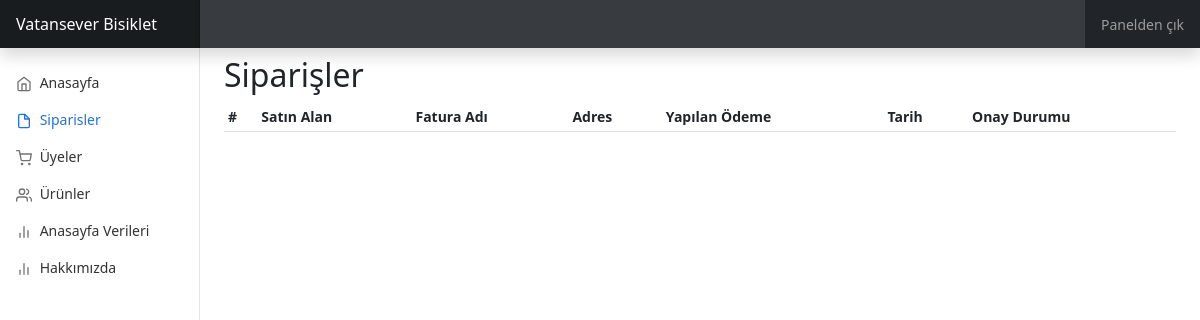
The app's page /dashboard/orders.php, older data.
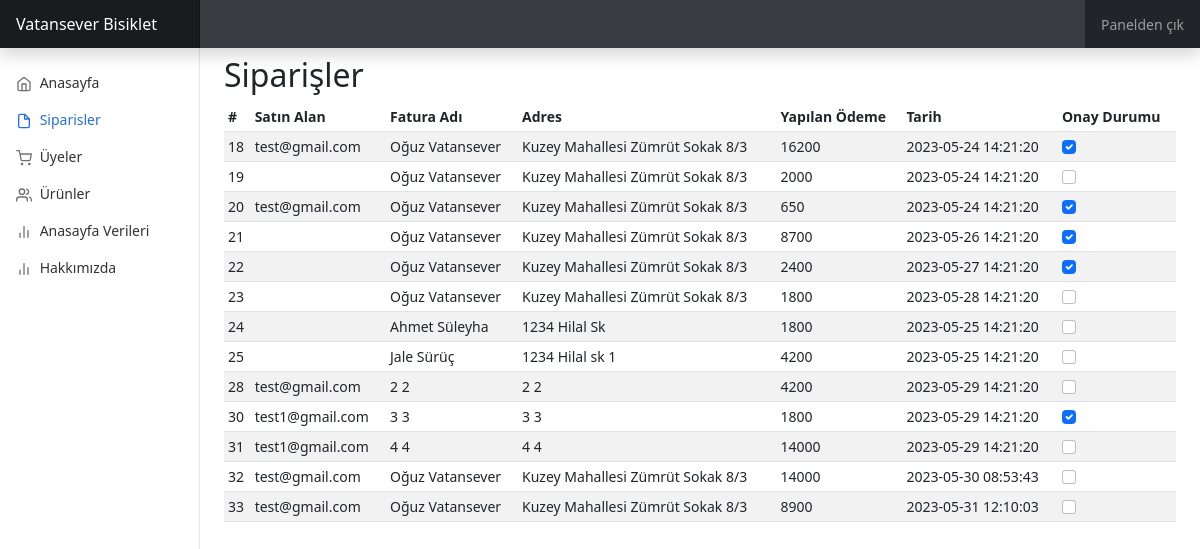
The same page, newer data.
### tables this page shows
CREATE TABLE IF NOT EXISTS `siparis` (
  `id` int(11) NOT NULL AUTO_INCREMENT,
  `sepet_id` int(11) NOT NULL,
  `status` int(11) NOT NULL DEFAULT 0,
  `buyer_fname` varchar(100) DEFAULT NULL,
  `buyer_sname` varchar(100) DEFAULT NULL,
  `buyer_adress` varchar(255) DEFAULT NULL,
  `buyer_adress2` varchar(255) DEFAULT NULL,
  `buyer_country` varchar(100) DEFAULT NULL,
  `buyer_city` varchar(100) DEFAULT NULL,
  `buyer_zip` varchar(100) DEFAULT NULL,
  `buyer_cc_owner` varchar(100) DEFAULT NULL,
  `buyer_cc_number` varchar(100) DEFAULT NULL,
  `buyer_cc_expiry` int(11) DEFAULT NULL,
  `buyer_cc_cvv` int(11) DEFAULT NULL,
  `buyer` varchar(100) NOT NULL,
  `date` timestamp NULL DEFAULT current_timestamp(),
  PRIMARY KEY (`id`)
);

### dashboard/orders.php (the view, shortened to what this page needs)
<!doctype html>
<html lang="en" data-bs-theme="auto">
  <head><script src="../assets/js/color-modes.js"></script>
<link href="../assets/dist/css/bootstrap.min.css" rel="stylesheet">
    <link href="dashboard.css" rel="stylesheet">
  </head>
  <body>
<header class="navbar navbar-dark sticky-top bg-dark flex-md-nowrap p-0 shadow">
  <a class="navbar-brand col-md-3 col-lg-2 me-0 px-3 fs-6" href="../index.php">Vatansever Bisiklet</a>
  <input class="form-control form-control-dark w-100 rounded-0 border-0" type="text" placeholder="" aria-label="Search">
  <div class="navbar-nav">
    <div class="nav-item text-nowrap">
      <a class="nav-link px-3" href="../index.php">Panelden çık</a>
    </div>
  </div>
</header>
<div class="container-fluid">
  <div class="row">
    <nav id="sidebarMenu" class="col-md-3 col-lg-2 d-md-block bg-body-tertiary sidebar collapse">
      <div class="position-sticky pt-3 sidebar-sticky">
        <ul class="nav flex-column">
          <li class="nav-item">
            <a class="nav-link" aria-current="page" href="index.php">
              <span data-feather="home" class="align-text-bottom"></span>
              Anasayfa
            </a>
          </li>
          <li class="nav-item">
            <a class="nav-link active" href="#">
              <span data-feather="file" class="align-text-bottom"></span>
              Siparisler
            </a>
          </li>
          <li class="nav-item">
            <a class="nav-link" href="users.php">
              <span data-feather="shopping-cart" class="align-text-bottom"></span>
              Üyeler
            </a>
          </li>
          <li class="nav-item">
            <a class="nav-link" href="items.php">
              <span data-feather="users" class="align-text-bottom"></span>
              Ürünler
            </a>
          </li>
          <li class="nav-item">
            <a class="nav-link" href="aedit.php">
              <span data-feather="bar-chart-2" class="align-text-bottom"></span>
              Anasayfa Verileri
            </a>
          </li>
          <li class="nav-item">
            <a class="nav-link" href="a2edit.php">
              <span data-feather="bar-chart-2" class="align-text-bottom"></span>
              Hakkımızda
            </a>
          </li>
        </ul>
      </div>
    </nav>
    <main class="col-md-9 ms-sm-auto col-lg-10 px-md-4">
    <h2 class="mt-2">Siparişler</h2>
      <div class="table-responsive">
        <table class="table table-striped table-sm">
          <thead>
            <tr>
              <th scope="col">#</th>
              <th scope="col">Satın Alan</th>
              <th scope="col">Fatura Adı</th>
              <th scope="col">Adres</th>
              <th scope="col">Yapılan Ödeme</th>
              <th scope="col">Tarih</th>
              <th scope="col">Onay Durumu</th>
            </tr>
          </thead>
          <tbody>
            <?php
            include("../baglan.php");
            $yeniquery = $conn -> query("SELECT * FROM siparis");
            while ($siparis = mysqli_fetch_array($yeniquery)) {
              echo "<tr>";
              echo "<td>".$siparis[0]."</td>";
              echo "<td>".$siparis[14]."</td>";
              echo "<td>".$siparis[3]." ".$siparis[4]."</td>";
              echo "<td>".$siparis[5]." ".$siparis[6]."</td>";
              $bisikletid = $conn -> query("SELECT bisiklet_id FROM sepet_detay WHERE sepet_id = ".$siparis[1]) ;
              $outnumber = 0;
              while ($bisikletler = mysqli_fetch_array($bisikletid)) {
                  $yeniquery2 = $conn -> query("SELECT bisiklet_fiyat FROM bisikletler WHERE id = ".$bisikletler[0]) -> fetch_column() ;
                  $outnumber += $yeniquery2;
              }
              echo "<td>".$outnumber."</td>";
              echo "<td>".$siparis[15]."</td>";
              echo "<td><input class='form-check-input' type='checkbox' value='".$siparis[0]."' id='checkbox".$siparis[0]."' onchange='toggleCheckbox(this)'";
              if ($siparis[2] == 1) echo "checked" ;
              echo "></td>";
              echo "</tr>";
            }
            ?>
          </tbody>
        </table>
      </div>
    </main>
  </div>
</div>
  </body>
</html>

Row changes from the older to the newer data that the page shows:
added siparis: id "18", buyer "test@gmail.com", buyer_fname "Oğuz", buyer_sname "Vatansever", buyer_adress "Kuzey Mahallesi Zümrüt Sokak", buyer_adress2 "8/3", outnumber "16200", date "2023-05-24 14:21:20", status "☑"
added siparis: id "19", buyer_fname "Oğuz", buyer_sname "Vatansever", buyer_adress "Kuzey Mahallesi Zümrüt Sokak", buyer_adress2 "8/3", outnumber "2000", date "2023-05-24 14:21:20"
added siparis: id "20", buyer "test@gmail.com", buyer_fname "Oğuz", buyer_sname "Vatansever", buyer_adress "Kuzey Mahallesi Zümrüt Sokak", buyer_adress2 "8/3", outnumber "650", date "2023-05-24 14:21:20", status "☑"
added siparis: id "21", buyer_fname "Oğuz", buyer_sname "Vatansever", buyer_adress "Kuzey Mahallesi Zümrüt Sokak", buyer_adress2 "8/3", outnumber "8700", date "2023-05-26 14:21:20", status "☑"
added siparis: id "22", buyer_fname "Oğuz", buyer_sname "Vatansever", buyer_adress "Kuzey Mahallesi Zümrüt Sokak", buyer_adress2 "8/3", outnumber "2400", date "2023-05-27 14:21:20", status "☑"
added siparis: id "23", buyer_fname "Oğuz", buyer_sname "Vatansever", buyer_adress "Kuzey Mahallesi Zümrüt Sokak", buyer_adress2 "8/3", outnumber "1800", date "2023-05-28 14:21:20"
added siparis: id "24", buyer_fname "Ahmet", buyer_sname "Süleyha", buyer_adress "1234 Hilal Sk", outnumber "1800", date "2023-05-25 14:21:20"
added siparis: id "25", buyer_fname "Jale", buyer_sname "Sürüç", buyer_adress "1234 Hilal sk", buyer_adress2 "1", outnumber "4200", date "2023-05-25 14:21:20"
added siparis: id "28", buyer "test@gmail.com", buyer_fname "2", buyer_sname "2", buyer_adress "2", buyer_adress2 "2", outnumber "4200", date "2023-05-29 14:21:20"
added siparis: id "30", buyer "test1@gmail.com", buyer_fname "3", buyer_sname "3", buyer_adress "3", buyer_adress2 "3", outnumber "1800", date "2023-05-29 14:21:20", status "☑"
added siparis: id "31", buyer "test1@gmail.com", buyer_fname "4", buyer_sname "4", buyer_adress "4", buyer_adress2 "4", outnumber "14000", date "2023-05-29 14:21:20"
added siparis: id "32", buyer "test@gmail.com", buyer_fname "Oğuz", buyer_sname "Vatansever", buyer_adress "Kuzey Mahallesi Zümrüt Sokak", buyer_adress2 "8/3", outnumber "14000", date "2023-05-30 08:53:43"
added siparis: id "33", buyer "test@gmail.com", buyer_fname "Oğuz", buyer_sname "Vatansever", buyer_adress "Kuzey Mahallesi Zümrüt Sokak", buyer_adress2 "8/3", outnumber "8900", date "2023-05-31 12:10:03"
